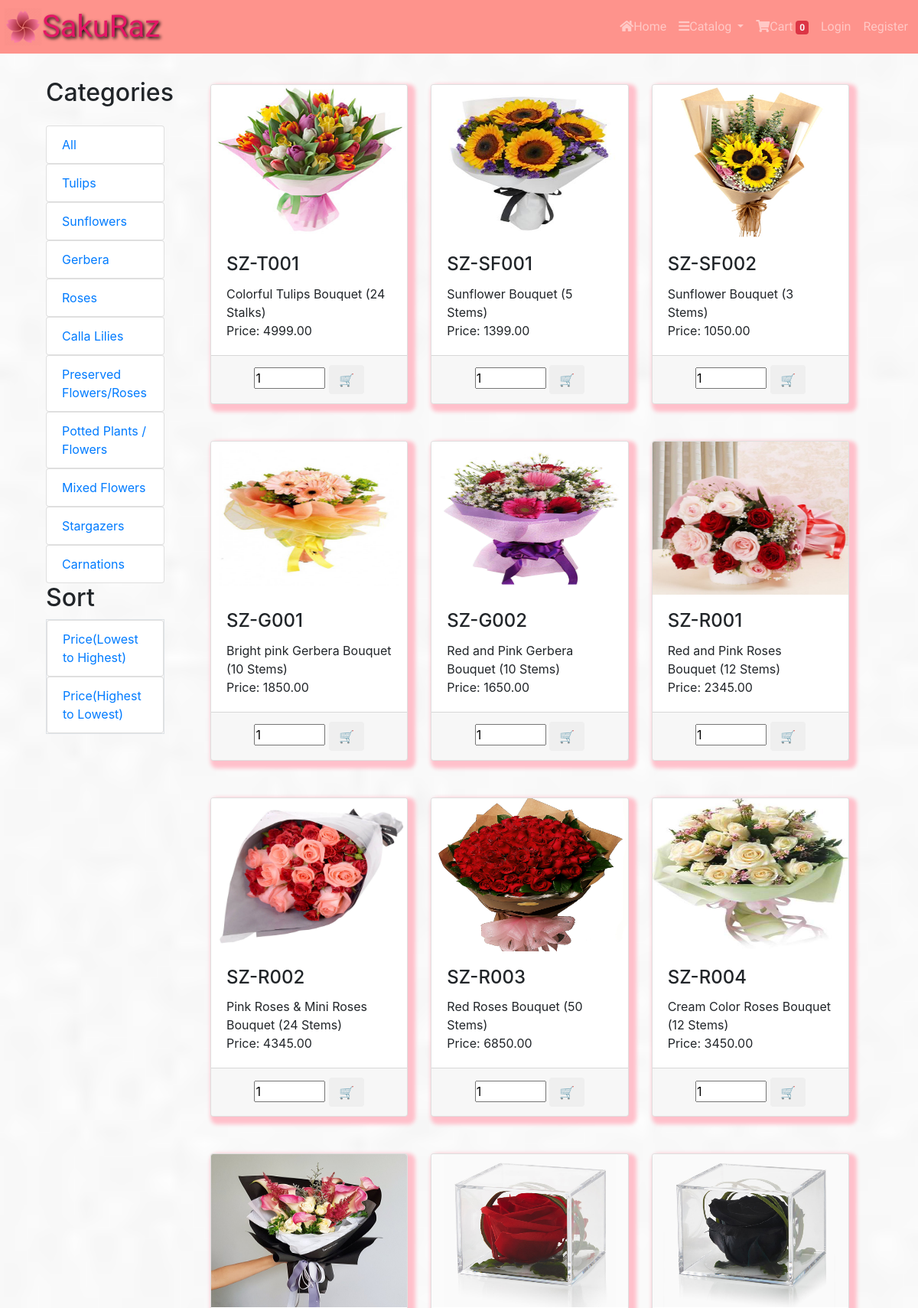
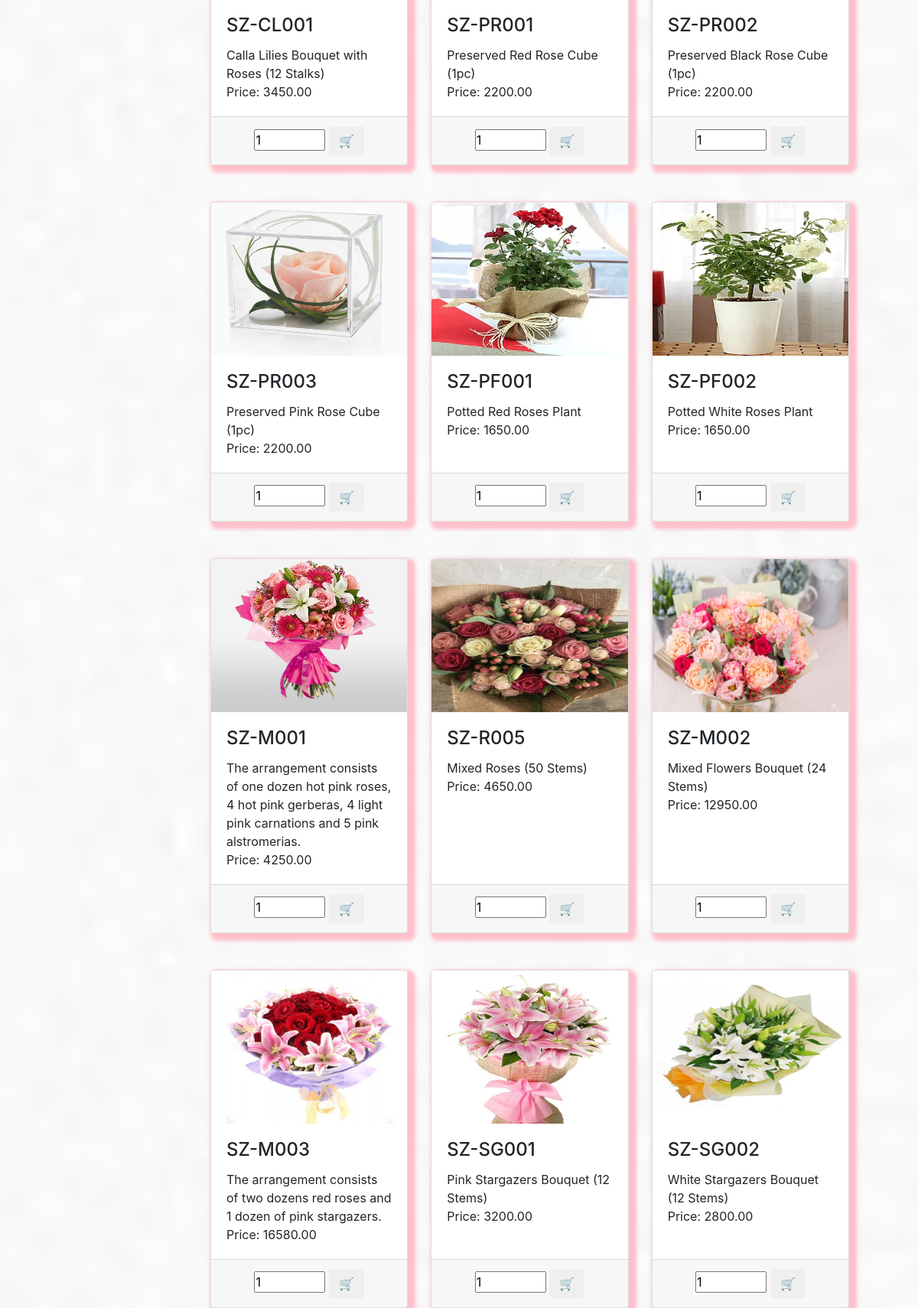
Screenshot of /app/views/catalog.php (upper part) with the database file from the repository (2 pictures, top to bottom).
### tables this page shows
CREATE TABLE `categories` (
  `id` int(11) NOT NULL,
  `name` varchar(255) NOT NULL
);

CREATE TABLE `items` (
  `id` int(11) NOT NULL,
  `name` varchar(255) NOT NULL,
  `description` varchar(255) NOT NULL,
  `price` decimal(18,2) NOT NULL,
  `image_path` varchar(255) DEFAULT NULL,
  `category_id` int(11) NOT NULL
);

### app/views/catalog.php (the view, shortened to what this page needs)
<?php require_once "../partials/template.php"; ?>
<?php
function get_page_content() {
	require_once "../controllers/connect.php";
	if(!isset($_SESSION['user']) || (isset($_SESSION['user']) && ($_SESSION['user']['roles_id'] == 2))){
		global $conn;
?>
		<div class="container">
			<div class="row">
				<div class="col-sm-2">
					<h2 class=" py-3">Categories</h2>
					<ul class="list-group">
						<a href="catalog.php">
							<li class="list-group-item">All</li>
						</a>
						<?php
						$sql = "SELECT * FROM categories";
						$categories = mysqli_query($conn, $sql);
						foreach ($categories as $category) { ?>
							<a href="catalog.php?category_id=<?php echo $category['id']; ?>">
								<li class="list-group-item">
									<?php echo $category['name']; ?>
								</li>
							</a>
						<?php } ?>
					</ul>
					<h2>Sort</h2>
					<ul class="list-group border">
						<a href="../controllers/sort.php?sort=asc">
							<li class="list-group-item">
								Price(Lowest to Highest)
							</li>
						</a>
						<a href="../controllers/sort.php?sort=dsc">
							<li class="list-group-item">
								Price(Highest to Lowest)
							</li>
						</a>
					</ul>
				</div>
				<div class="col-sm-10">
					<div class="container">
						<?php
						$sql2 = "SELECT * FROM items";
						$items = mysqli_query($conn, $sql2);
						echo "<div class='row'>";
						foreach ($items as $item){ ?>
							<div class="col-sm-4 my-4">
								<div id="card" class="card h-100 " data-toggle="modal" data-target="#modal-<?php echo $item['id']; ?>">
									<img class="card-img-top img-fluid5" height="200" src="<?php echo $item['image_path']; ?>">
									<div class="card-body">
										<h4 class="card-title">
											<?php echo $item['name']; ?>
										</h4>
										<p class="card-text">
											<?php echo $item['description']; ?>
											<br>
											<?php echo "Price: ".$item['price']; ?>
										</p>
									</div>
									<div class="card-footer text-center">
										<input type="number" value="1" min="0" max="100" width="10">
										<button type="submit" class="btn add-to-cart" data-id="<?php echo $item['id']; ?>" title="Add to Cart">🛒</button>
									</div>
								</div>
							</div>
						<?php } echo "</div>" ?>
					</div>
				</div>
			</div>
		</div>
	<?php }else{
		header("Location: ./error.php");
	} ?>
<?php } ?>

### app/assets/css/style.css (style rules this page uses)
* { padding: 0; margin: 0; box-sizing: border-box; }
.row { margin-left: 0; margin-right: 0; }
body { height: 100vh; background-image: url(../images/bg2.jpg); background-repeat: no-repeat; background-size: cover; background-attachment: fixed; background-position: center center; -webkit-background-size: cover; -moz-background-size: cover; -o-background-size: cover; }
#card { box-shadow: 5px 5px 5px 5px pink; }
img { pointer-events: none; }

### rows the page displays
categories: name "Tulips"
categories: name "Sunflowers"
categories: name "Gerbera"
categories: name "Roses"
categories: name "Calla Lilies"
categories: name "Preserved Flowers/Roses"
categories: name "Potted Plants / Flowers"
categories: name "Mixed Flowers"
categories: name "Stargazers"
categories: name "Carnations"
items: image_path (picture), name "SZ-T001", description "Colorful Tulips Bouquet (24 Stalks)", price "4999.00"
items: image_path (picture), name "SZ-SF001", description "Sunflower Bouquet (5 Stems)", price "1399.00"
items: image_path (picture), name "SZ-SF002", description "Sunflower Bouquet (3 Stems)", price "1050.00"
items: image_path (picture), name "SZ-G001", description "Bright pink Gerbera Bouquet (10 Stems)", price "1850.00"
items: image_path (picture), name "SZ-G002", description "Red and Pink Gerbera Bouquet (10 Stems)", price "1650.00"
items: image_path (picture), name "SZ-R001", description "Red and Pink Roses Bouquet (12 Stems)", price "2345.00"
items: image_path (picture), name "SZ-R002", description "Pink Roses & Mini Roses Bouquet (24 Stems)", price "4345.00"
items: image_path (picture), name "SZ-R003", description "Red Roses Bouquet (50 Stems)", price "6850.00"
items: image_path (picture), name "SZ-R004", description "Cream Color Roses Bouquet (12 Stems)", price "3450.00"
items: image_path (picture), name "SZ-CL001", description "Calla Lilies Bouquet with Roses (12 Stalks)", price "3450.00"
items: image_path (picture), name "SZ-PR001", description "Preserved Red Rose Cube (1pc)", price "2200.00"
items: image_path (picture), name "SZ-PR002", description "Preserved Black Rose Cube (1pc)", price "2200.00"
items: image_path (picture), name "SZ-PR003", description "Preserved Pink Rose Cube (1pc)", price "2200.00"
items: image_path (picture), name "SZ-PF001", description "Potted Red Roses Plant", price "1650.00"
items: image_path (picture), name "SZ-PF002", description "Potted White Roses Plant", price "1650.00"
items: image_path (picture), name "SZ-M001", description "The arrangement consists of one dozen hot pink roses, 4 hot pink gerberas, 4 light pink carnations and 5 pink alstromerias.", price "4250.00"
items: image_path (picture), name "SZ-R005", description "Mixed Roses (50 Stems)", price "4650.00"
items: image_path (picture), name "SZ-M002", description "Mixed Flowers Bouquet (24 Stems)", price "12950.00"
items: image_path (picture), name "SZ-M003", description "The arrangement consists of two dozens red roses and 1 dozen of pink stargazers.", price "16580.00"
items: image_path (picture), name "SZ-SG001", description "Pink Stargazers Bouquet (12 Stems)", price "3200.00"
items: image_path (picture), name "SZ-SG002", description "White Stargazers Bouquet (12 Stems)", price "2800.00"
